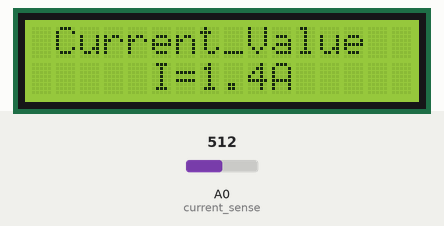
This sketch was run on a simulated Arduino Uno, built with avr-gcc and run on an emulated ATmega328P. Parts: 16×2 character LCD. Inputs (shaded band) come from the test bench; at power-on: A0 (current_sense) = 512.

Above: at 3.2 s.
3.3 s: A0 (current_sense) set to 716
At 4.5 s:
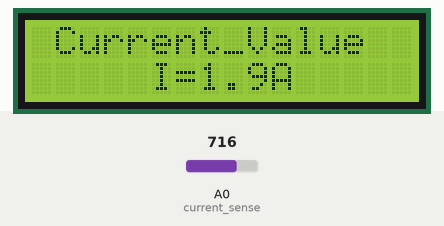
4.8 s: A0 (current_sense) set to 900
At 5.9 s:
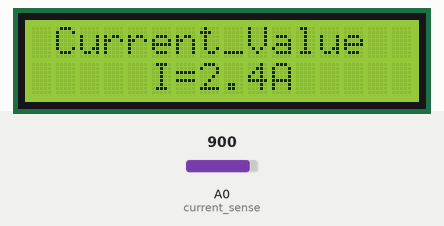
6.3 s: A0 (current_sense) set to 1023
At 6.9 s:
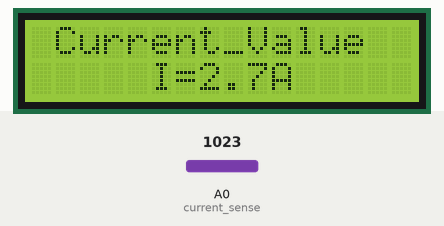
Timing chart, 0 to 9.3 s (numbered marks = the images above; inputs shaded):
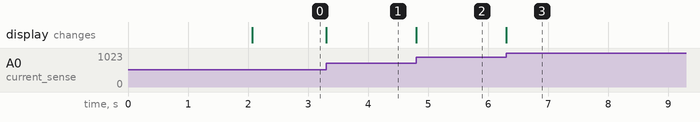

The sketch:

code_current.ino
```cpp
#include "LiquidCrystal.h"
int current_sense  = A0;
LiquidCrystal lcd(7, 6, 5, 4, 3, 2);
void setup() {
  lcd.begin(16,2);

  lcd.print(" DC CURRENT");
  lcd.setCursor(0, 1);
  lcd.print(" USING OPAMP ");

  delay(2000);
  lcd.clear();

}

void loop() {

 float omp_value= analogRead(current_sense); // in volts
 float current= (omp_value * (5.0/1023.0))*0.54;// this line converts the readings into actual value
 lcd.setCursor(0, 0);
 lcd.print(" Current_Value");
lcd.setCursor(5, 1);
lcd.print("I=");
  lcd.print(current,1);
lcd.print("A");
}
```

Measured:
- after the input at 3.3 s, the display: changes at once (image 1)
- after the input at 4.8 s, the display: changes at once (image 2)
- after the input at 6.3 s, the display: changes at once (image 3)
